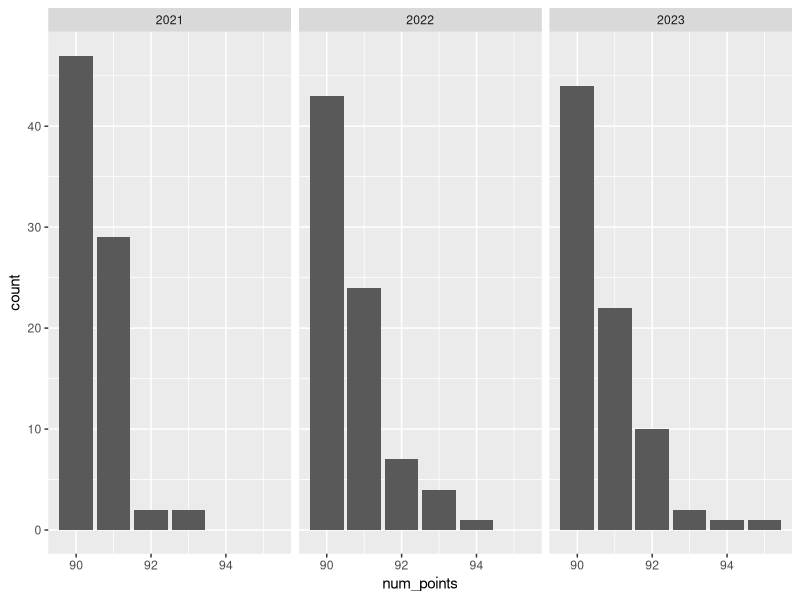
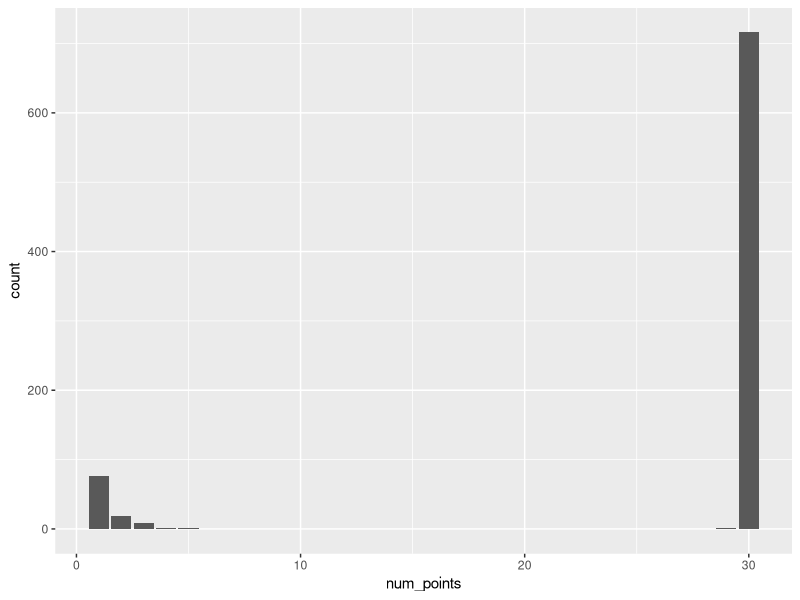

These charts were generated, in order, by the following R code: (Note: this script raises an error after producing the figures.)
## ---- chunk 1
knitr::opts_chunk$set(echo = TRUE)
## ---- chunk 2
library(tidyverse)
library(vegan)
library(knitr)
library(lubridate)
## ---- chunk 3
# Import 2021 data
plot_data_2021 <- read.csv("analyses_manuscript/raw_data/20230523-CHRRP-data-2021.csv") %>%
  select(collected_date:hitnumber_5) %>%
  mutate(year = "2021") %>%
  filter(row != "I") %>% # Not analyzed due to error in application of treatments
  mutate(hitnumber_6 = "") # Since there's a hit number 6 column in 2023, we need to add this to 2022

# Import 2022 data
plot_data_2022 <- read.csv("analyses_manuscript/raw_data/20221102-CHRRP-data-2022.csv") %>%
  select(collected_date:hitnumber_5, gopher_hole) %>%
  mutate(year = "2022") %>%
  filter(row != "I") %>% # Not analyzed due to error in application of treatments
  mutate(hitnumber_6 = "") # Since there's a hit number 6 column in 2023, we need to add this to 2022

# Import 2023 data
plot_data_2023 <- read.csv("analyses_manuscript/raw_data/20230523-CHRRP-data-2023.csv") %>%
  select(collected_date:hitnumber_6) %>%
  mutate(year = "2023") %>%
  mutate(gopher_hole = case_when(grepl("hole", notes, ignore.case = TRUE) ~ "hole", .default = "")) %>% # Create a variable for gopher holes (not analyzed in manuscript due to having only one year of data)
  select(-notes, -correction_notes) %>%
  mutate(hitnumber_1 = toupper(hitnumber_1),
         hitnumber_2 = toupper(hitnumber_2),
         hitnumber_3 = toupper(hitnumber_3),
         hitnumber_4 = toupper(hitnumber_4),
         hitnumber_5 = toupper(hitnumber_5),
         hitnumber_6 = toupper(hitnumber_6)) # Make all species codes upper case

# Import a list of each of the plots and the treatments that were assigned
treatments <- read.csv("analyses_manuscript/raw_data/treatment_table_20220922.csv") %>%
  filter(row != "I")
## ---- chunk 4
# Combine dataframes to make one dataframe with the whole dataset
data <- plot_data_2021 %>% # start with 2021 data
  bind_rows(plot_data_2022) %>% # add 2022 data
  bind_rows(plot_data_2023) %>% # add 2023 data
  full_join(treatments, by = c('row' = 'row', 'column' = 'column', 'position' = 'position')) # add treatment
## ---- chunk 5
# What rows do we have?
data %>%
  group_by(year) %>%
  distinct(row)

# What columns do we have?
data %>%
  arrange(year, column) %>%
  group_by(year) %>%
  distinct(column)

# Check for duplicate data for points per plot
points_per_plot <- data %>%
  group_by(year, row, column, position) %>%
  summarise(
    num_points = n())
points_per_plot
summary(points_per_plot)

# The data looks clean, but let's visualize just to be sure
points_per_plot %>%
  ggplot(aes(x = num_points)) +
  geom_histogram(stat = "count") +
  facet_wrap("year")
## this looks great!

# Find plots with less than 90 points per plot
points_per_plot %>%
  filter(num_points < 90)

# Check points per transect
points_per_transect <- data %>%
  group_by(year, row, column, position, transect) %>%
  summarise(
    num_points = n())

# Visualize points per transect
points_per_transect %>%
  ggplot(aes(x = num_points)) +
  geom_histogram(stat = "count")
## Looks like we have some weird ones

# Find which transect has more than 30 points
points_per_transect %>%
  filter(num_points != 30) %>%
  filter(transect != "P") # we know all "P"s will have only one point, P
## Looks like one plot in 2021

# How many plots do we have?
data %>%
  group_by(year) %>%
  distinct(row, column, position) %>%
  summarise(
    number = n()
  )
## This shows we are missing one plot in 2022, but we have all the 2021 plots covered. As noted in the digital Field Notebook, one plot was just not sampled in 2022 mistakenly.

# What species do we have?
species <- data %>%
  pivot_longer(
    cols = hitnumber_1:hitnumber_5,
    names_to = "hit_number",
    values_to = "species"
  ) %>%
  distinct(species) %>%
  arrange(species)
species
## Looks like we have some lower case species codes and some with spaces at the end. We will clean that below.

# What values do we have for gopher hole?
unique(data$gopher_hole)
## ---- chunk 6
# Create a cleaned long df to use for analyses
data.long <- data %>%
  unite(plot, row, column, position, sep = "_", remove = FALSE) %>% # combine row, column, and position to create a column containing each plot's unique plot identifier
  pivot_longer(
    cols = c(hitnumber_1,
             hitnumber_2,
             hitnumber_3,
             hitnumber_4,
             hitnumber_5,
             hitnumber_6),
    names_to = "hitnumber",
    values_to = "species_code") %>%
  filter(species_code != "",
         species_code != " ") %>% # remove blanks
  mutate(species_code = toupper(species_code)) %>% # make all species codes uppercase for later
  mutate(species_code = str_trim(species_code, side = "both")) %>% # remove white space in the species codes to ensure that the same species are identical in their notation.
  select(-gopher_hole) %>% # for now, let's get rid of the gopher hole column because we are not analyzing it.
  #mutate(across(gopher_hole, ~replace_na(.x, "not recorded"))) # this is an artifact for if we were analyzing gopher holes.
  arrange(year, plot, transect, point, hitnumber)

set.seed(123)
slice_sample(data.long, n=10)
## ---- chunk 7
# Now check what species we have on the cleaned data
species2 <- data.long %>%
  distinct(species_code) %>%
  arrange(species_code)
print(species2, n = 100)
## ---- chunk 8
# Do we have any instances of multiple hits of the same species at the same point?
multiple.species.hits <- data.long %>%
  group_by(year, plot, transect, point, species_code) %>%
  filter(n() > 1)
nrow(multiple.species.hits)
## ---- chunk 9
data.long2 <- data.long %>%
  filter(species_code != "NONE") %>% # remove the NONEs
  distinct(year,
           plot,
           transect,
           point,
           species_code,
           .keep_all = TRUE) %>% # remove multiple hits of the same species per point
  #mutate(plot = as.factor(plot)) %>%
  arrange(year, row, column, position, transect, point, hitnumber)

slice_sample(data.long2, n=10)
## ---- chunk 10
data.long2 %>%
  distinct(year, plot, transect)
## ---- chunk 11
indets <- data.long2 %>%
  filter(species_code == "LUPSP" |
           species_code == "SONCHUS" |
           species_code == "CRYSP" |
           species_code == "UNKFORB1"
        ) %>%
  arrange(species_code)
## ---- chunk 12
print(nrow(indets) / nrow(data.long2))
## ---- chunk 13
data.long3 <- data.long2 %>%
  mutate(species_code = case_match(species_code,
    'SONCHUS' ~ 'SONOLE', # Sonchus is exceedingly likely to be SONOLE
    'CRYSP' ~ "CRYINT", # CRYSP is exceedingly likely to be CRYINT
    'OVAL' ~ 'CROSET', # This is a data entry error
    .default = species_code
  )) %>%
  filter(species_code != "UNKFORB1" &
           species_code != "LUPSP") # remove UNKFORB 1 and LUPSP
head(data.long3)
## ---- chunk 14
data.long3 %>% distinct(species_code) %>% arrange(species_code) %>% print(n = 100)
## ---- chunk 15
write.csv(
  data.long3,
  "analyses_manuscript/processed_data/long_data.csv",
  row.names = FALSE
)
## ---- chunk 16
# Calculate litter cover

soil.cover <- data.long3 %>%
  mutate(year = as.factor(year)) %>% # Make year a factor to allow for analysis
  # Calculate soil cover, the bottom-most hit for each plot (should be BG or LIT)
  distinct(year, plot, transect, point, species_code, .keep_all = TRUE) %>% # ensure each species_code hit is unique per point. We want NO duplicates of "species" (LIT, BARE) in each given point for the purposes of calculating ground cover.
  filter(species_code == "LIT" |
           species_code == "BG") %>%
  separate(col = hitnumber,
           into = c("hit", "hit_layer"),
           sep = "_") %>%
  group_by(year, plot, transect, point) %>%
  filter(hit_layer == max(hit_layer)) %>% # select only the highest hit number (which is the lowest mass hit, i.e., the soil cover)
  ungroup() %>%
  group_by(year, plot, species_code) %>% # group by plot
  summarise(treatment = treatment,
            prop = n() / 90) %>% # there can be at most 90 soil cover points per plot
  ungroup() %>%
  distinct() %>%
  rename("soil_cover" = species_code) %>%
  pivot_wider(
    id_cols = c(year, plot, treatment),
    names_from = soil_cover,
    values_from = prop,
    values_fill = 0
  ) %>%
  pivot_longer(cols = c(BG, LIT),
               names_to = "soil_cover",
               values_to = "prop")

slice_sample(soil.cover, n=10)
summary(soil.cover$prop)
## ---- chunk 17
# Inspect our new soil cover df and compare it to our long df to make sure all the plots are there
data.long2 %>% 
  distinct(plot, year) %>%
  summary()

summary(soil.cover)
## checks out!
## ---- chunk 18

# Make separate columns for BG and LIT for analysis
soil.cover.wide <- soil.cover %>%
  pivot_wider(names_from = soil_cover,
              values_from = prop) %>%
  unite(year_treatment, year, treatment, remove = FALSE)

# Inspect the new df
head(soil.cover.wide)
summary(soil.cover.wide)

## ---- chunk 19
data.long4 <- data.long3 %>%
  select(-collected_date) %>%
  filter(species_code != "LIT",
         species_code != "BG") %>% # also remove non-species, but include presents with an abundance of 1 per plot
  distinct(year,
           plot,
           transect,
           point,
           species_code,
           .keep_all = TRUE) %>% # remove multiple hits of the same species per point (just to be sure, I did it again)
  group_by(year,
           row, column, position, 
           species_code) %>% # considering unique plot identifiers, aggregate transects within plots
  summarise(
    plot = plot,
    treatment = treatment,
    count = n()
  ) %>% # count number of hits of a species per plot
  ungroup() %>%
  distinct() # remove duplicate rows
## ---- chunk 20
data.matrix <- data.long4 %>%
  pivot_wider(
    id_cols = c(year, plot, treatment),
    values_from = count,
    names_from = species_code,
    names_sort = TRUE,
    values_fill = 0
  )
## ---- chunk 21
# Inspect the wide df
colnames(data.matrix)
length(data.matrix)

# Check the totals for each plot
data.matrix2 <- data.matrix %>%
  mutate(sum = rowSums(across(4:25))) # make sure the correct number of columns is used
## Note that these totals do NOT need to be around 90 because this is the total number of hits, and we sampled all strata per point. This is just to make sure we don't have any crazy numbers.
sort(data.matrix2$sum)
## ---- chunk 22
write.csv(data.matrix,
          file = "analyses_manuscript/processed_data/overall_comp_matrix_hits.csv",
          row.names = FALSE
          )
## ---- chunk 23
# Relativize
head(data.matrix)

data.matrix.rel <- decostand((data.matrix[, 4:25]), method = "total")
head(data.matrix.rel)

# Glue the relativized df back to the plots and treatments
data.matrix.rel.plots <- data.matrix %>%
  select(plot, year, treatment) %>%
  data.frame(data.matrix.rel)
head(data.matrix.rel.plots)

# Add columns for litter and bare ground 
data.matrix.rel.plots.lit <- data.matrix.rel.plots %>%
  left_join(soil.cover.wide, by = c('year', 'plot', 'treatment'))
head(data.matrix.rel.plots.lit)

## ---- chunk 24
# Export the matrix
write.csv(
  data.matrix.rel.plots.lit,
  "analyses_manuscript/processed_data/overall_comp_matrix.csv",
  row.names = FALSE
)
## ---- chunk 25
# Import species list with provenance and group
species_list_df <- read.csv("analyses_manuscript/raw_data/20230918_CHRRP_species_list.csv") %>%
  rename('species_code' = 'hexcode')
species_list_df
## ---- chunk 26
# To extract comp for native species, we need to relativize again
comp.native <- data.matrix %>%
  select(-plot, -year, -treatment) %>%
  select(
    -BRATOR,
    -BRODIA,
    -BROMAD,
    -EROCIC,
    -EROMOS,
    -HORMUR,
    -SISERY,
    -SONOLE,
    -SCHBAR
  ) # remove the exotic species
comp.native

# Relativize native comp
comp.native.rel <- decostand(comp.native, method = "total")
head(comp.native.rel)

# Glue the relativized df back to the plots and treatments
comp.native.rel.plots <- data.matrix %>%
  select(plot, year, treatment) %>%
  data.frame(comp.native.rel)
head(comp.native.rel.plots)

# Add columns for litter and bare ground 
comp.native.rel.plots.lit <- comp.native.rel.plots %>%
  left_join(soil.cover.wide, by = c('year', 'plot', 'treatment'))
head(comp.native.rel.plots.lit)
## ---- chunk 27
write.csv(
  comp.native.rel.plots.lit,
  "analyses_manuscript/processed_data/native_comp_matrix.csv",
  row.names = FALSE
)
## ---- chunk 28
# To extract comp for exotic forb species, we need to relativize again
head(data.matrix)

comp.exoticforbs <- data.matrix %>%
  select(-plot, -year, -treatment) %>%
  select(
    BRATOR,
    EROCIC,
    EROMOS,
    SISERY,
    SONOLE
  ) # select only the exotic forb species
head(comp.exoticforbs)

# Relativize native comp
comp.exoticforbs.rel <- decostand(comp.exoticforbs, method = "total")
head(comp.exoticforbs.rel)

# Glue the relativized df back to the plots and treatments
comp.exoticforbs.rel.plots <- data.matrix %>%
  select(plot, year, treatment) %>%
  data.frame(comp.exoticforbs.rel)
head(comp.exoticforbs.rel.plots)

# Add columns for litter and bare ground 
comp.exoticforbs.rel.plots.lit <- comp.exoticforbs.rel.plots %>%
  left_join(soil.cover.wide, by = c('year', 'plot', 'treatment'))
head(comp.exoticforbs.rel.plots.lit)
## ---- chunk 29
write.csv(
  comp.exoticforbs.rel.plots.lit,
  "analyses_manuscript/processed_data/exoticforb_comp_matrix.csv",
  row.names = FALSE
)
